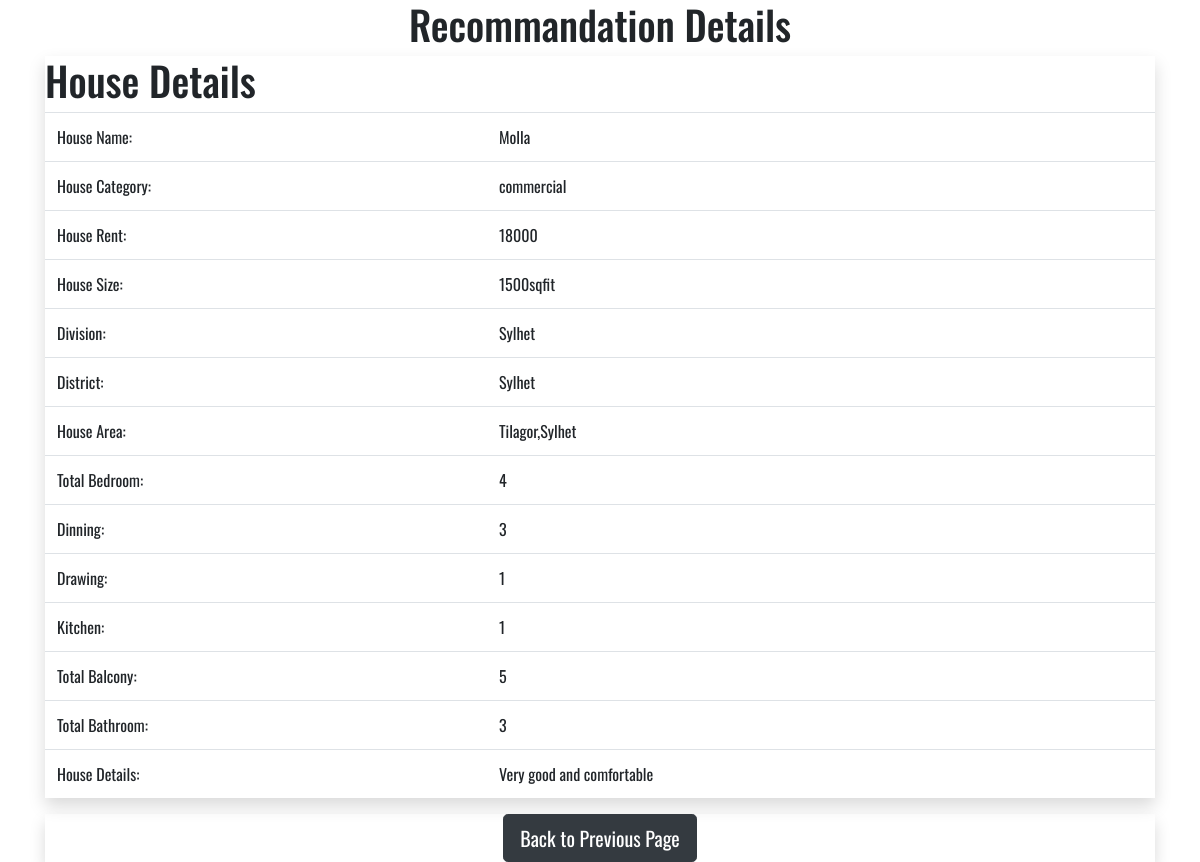
/recommandation_details/1, run on the app's committed database.
### houserental/models.py (models this page shows)
class ownerformfill(models.Model):
    ownername=models.CharField(max_length=100)
    email=models.EmailField()
    phn=models.IntegerField()
    housecategory=models.CharField(choices=HOUSE_CATEGORY, max_length=200)
    housename=models.CharField(max_length=100)
    houserent=models.PositiveIntegerField(default=0)
    img=models.ImageField(upload_to=fileimg, null=True, blank=True )
    imgidfont=models.ImageField(upload_to=fileimg, null=True, blank=True )
    imgidback=models.ImageField(upload_to=fileimg, null=True, blank=True )
    division=models.CharField(max_length=50)   #select dity pari nai..tai choices=DIVIDSION cut korlm
    district=models.CharField(max_length=100)
    area=models.CharField(max_length=250, verbose_name='Area', blank=True)
    housesize=models.CharField(max_length=100)
    bedroom=models.PositiveIntegerField(default=0)
    dinning=models.PositiveIntegerField(default=0)
    drawing=models.PositiveIntegerField(default=0)
    bathroom=models.PositiveIntegerField(default=0)
    kitchen=models.PositiveIntegerField(default=0)
    balcony=models.PositiveIntegerField(default=0)
    allinfo=models.CharField(max_length=100)
    class Meta:
        verbose_name = "Ownerformfill"
        verbose_name_plural = "Ownerformfill"

### houserental/views.py (the view)
# urls.py: path('recommandation_details/<str:pk>', views.recommandation_details, name="recommandation_details"),
def recommandation_details(request, pk):
    fe=ownerformfill.objects.get(id=pk)
    context={
        'fe':fe,
    }
    return render(request, 'recommandation_details.html', context)

### template/recommandation_details.html (shortened to what this page needs)
{%load static %}
<!DOCTYPE>
<html>
  <head>
<link rel="stylesheet" href="https://cdn.jsdelivr.net/npm/bootstrap@4.6.1/dist/css/bootstrap.min.css">
{%load static %}
<link rel="stylesheet" href="{% static 'css/style.css'%}">
<link rel="stylesheet" href="{% static 'css/base.css'%}">
<link rel="stylesheet" href="https://cdnjs.cloudflare.com/ajax/libs/font-awesome/6.0.0-beta2/css/all.min.css">
<link rel="stylesheet" href="https://unpkg.com/@trevoreyre/autocomplete-js/dist/style.css"/>
<link rel="stylesheet" href="https://ajax.googleapis.com/ajax/libs/jqueryui/1.11.4/themes/smoothness/jquery-ui.css">
</head>
<body>
<section>
<div class="container">
<h1 class="text-center" >Recommandation Details</h1>
    <div class="row-md-8 shadow center">
    <h1>House Details</h1>
    <table class="table table-hover">
            <tbody>
              <tr>
                <td>House Name:</td>
                <td>{{fe.housename}}</td>
              </tr>
              <tr>
                <td>House Category:</td>
                <td>{{fe.housecategory}}</td>
              </tr>
              <tr>
                <td>House Rent:</td>
                <td>{{fe.houserent}}</td>
              </tr>
              <tr>
                <td>House Size:</td>
                <td>{{fe.housesize}}</td>
              </tr>
              <tr>
                <td>Division:</td>
                <td>{{fe.division}}</td>
              </tr>
              <tr>
                <td>District:</td>
                <td>{{fe.district}}</td>
              </tr>
              <tr>
                <td>House Area:</td>
                <td>{{fe.area}}</td>
              </tr>
              <tr>
                <td>Total Bedroom:</td>
                <td>{{fe.bedroom}}</td>
              </tr>
              <tr>
                <td>Dinning:</td>
                <td>{{fe.dinning}}</td>
              </tr>
              <tr>
                <td>Drawing:</td>
                <td>{{fe.drawing}}</td>
              </tr>
              <tr>
                <td>Kitchen:</td>
                <td>{{fe.kitchen}}</td>
              </tr>
              <tr>
                <td>Total Balcony:</td>
                <td>{{fe.balcony}}</td>
              </tr>
              <tr>
                <td>Total Bathroom:</td>
                <td>{{fe.bathroom}}</td>
              </tr>
              <tr>
                <td>House Details:</td>
                <td>{{fe.allinfo}}</td>
              </tr>
        </tbody>
        </table>
</div>
      <div class="row-bg shadow text-center">
        <button type="button" class="btn btn-dark btn-lg">
          <a style="color:white" href="{% url 'homedetails' fe.pk %}">Back to Previous Page</a>
        </button>
      </div>
    </div>
    </section>
      </body>
    </html>

### static/css/style.css (style rules this page uses)
* { font-family: 'Bebas Neue', cursive; font-family: 'Oswald', sans-serif; }

### data on the page
ownerformfill: housename "Molla", housecategory "commercial", houserent "18000", housesize "1500sqfit", division "Sylhet", district "Sylhet", area "Tilagor,Sylhet", bedroom "4", dinning "3", drawing "1", kitchen "1", balcony "5", bathroom "3", allinfo "Very good and comfortable"
